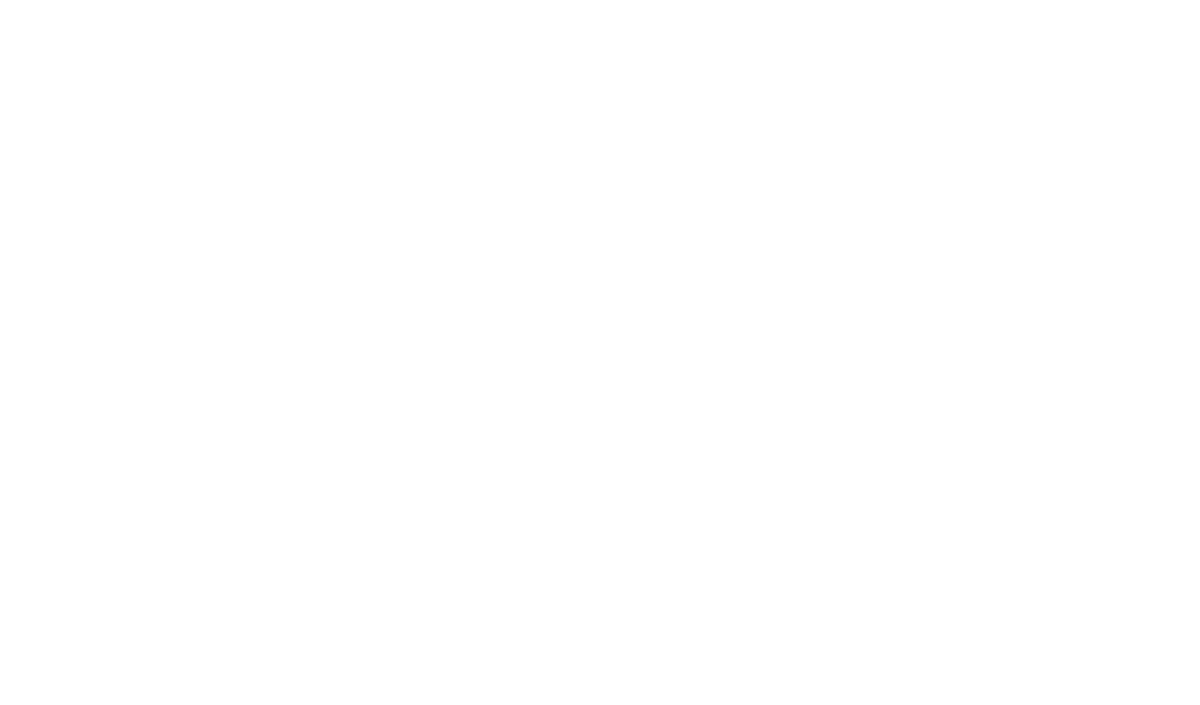
Frame 1 (no input)
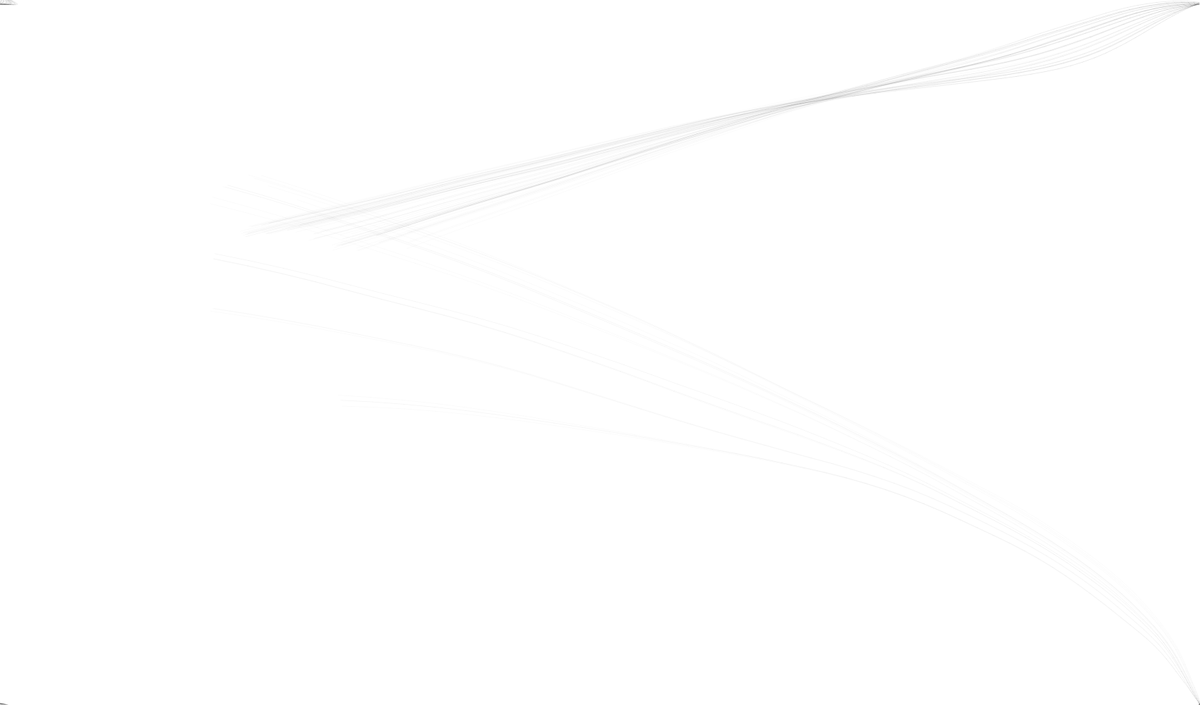
Frame 60 (no input)
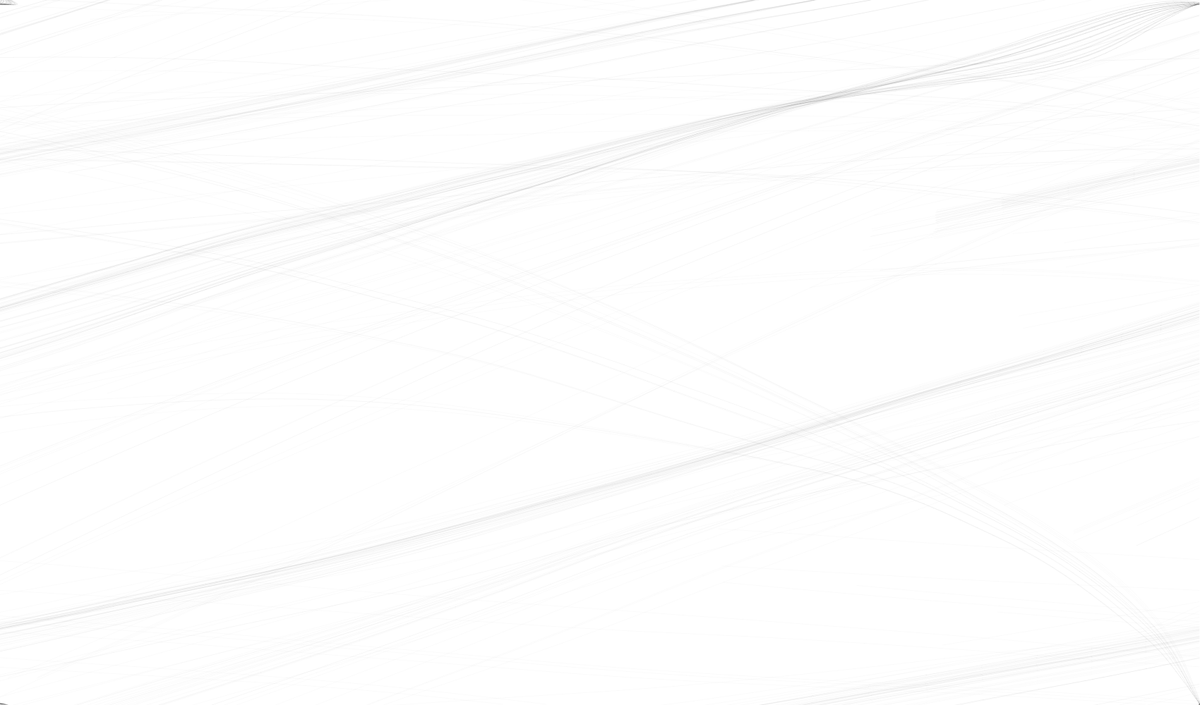
Frame 120 (the mouse pressed at the canvas centre since frame 60)

The p5.js sketch that drew these frames (run headless with seeded random() and noise() and a simulated clock; from frame 60 on, the mouse is pressed at the canvas centre):

// p5.js sketch
// ── sketch.js
var atoms = [];
var numPoints = 100;
var time = 0;

var numNoisesSquares = 100;
var noises = [];

var inc = 0.1;
var zoff = 0;
var p;

function setup() {
  createCanvas(1700,1000);

  for (var i = 0; i < numPoints; i++) {
    var atom = new Atom(random(height), random(width));
    atoms.push(atom);
  }

  noises = new Array(numNoisesSquares);
  for (var i = 0; i < numNoisesSquares; i++) {
    noises[i] = new Array(numNoisesSquares);
  }

  background(255);
}


function draw() {
  var yoff = 1000000;
  var xoff = 0;
  for (var i = 0; i < noises.length; i++) {
    xoff = 0;
    for (var j = 0; j < noises[i].length; j++) {
      xoff += inc;
      var n = noise(xoff, yoff, zoff) * TWO_PI;
      var v = p5.Vector.fromAngle(n);
      noises[i][j] = v;
      /*push()
      stroke(0);
      strokeWeight(2)

      translate(numNoisesSquares*j, numNoisesSquares*i)
      rotate(v.heading());
      line(0,0,numNoisesSquares,0);
      pop()*/
      //getVector(floor(width/numNoisesSquares*i), floor(height/numNoisesSquares*j), floor(width/numNoisesSquares), floor(height/numNoisesSquares));
    }
    yoff += inc;
  }
  zoff += 0.01;


  for (var i = 0; i < atoms.length; i++) {
    atoms[i].show();
    atoms[i].edge();
    atoms[i].update(noises, numNoisesSquares);

  }
}

// ── atom.js
var maxSpeed = 100;

function Atom(x, y){

  this.vel = createVector(random(TWO_PI));
  this.acc = createVector(0.0);
  this.pos = createVector(-5,-5);

  this.prevPos = this.pos.copy();

  this.applyForce = function(force){
    this.acc.add(force);
  }

  this.update = function(noises, numNoisesSquares){
    //console.log(noises[floor(this.pos.x/noises.length)][this.pos.y/height]);
    //console.log(noises[floor(this.pos.x/height)][this.pos.y/height])
    var one = floor(map(this.pos.x,0, width, 0, noises.length-1));
    var two = floor(map(this.pos.y,0, height, 0, noises[0].length-1));


    this.applyForce(noises[one][two]);
    //console.log(noises);
    //console.log(floor(this.x/numNoisesSquares), floor(this.y/numNoisesSquares));
    //console.log(noises[floor(this.x/numNoisesSquares)][floor(this.y/numNoisesSquares)])
    //this.vel = noises[floor(this.x/numNoisesSquares)][floor(this.y/numNoisesSquares)];
    this.vel.add(this.acc);
    this.vel.limit(maxSpeed);
    this.pos.add(this.vel);
    this.acc.mult(0);
    //this.vel.limit(6);
  }

  this.updatePrev = function(){
    this.prevPos.x = this.pos.x;
    this.prevPos.y = this.pos.y;
  }

  this.edge = function(){
    if(this.pos.x < 0){
      this.pos.x = width-1;
      this.updatePrev();
    }
    if (this.pos.x > width) {
      this.pos.x = 0;
      this.updatePrev();
    }
    if(this.pos.y < 0){
      this.pos.y = height-1;
      this.updatePrev();
    }
    if (this.pos.y > height) {
      this.pos.y = 0;
      this.updatePrev();
    }
    //console.log(this.pos.x);
  }

  this.show = function(){

    stroke(0, 5);
    strokeWeight(1);
    //point(this.pos.x,this.pos.y);
    line(this.pos.x, this.pos.y, this.prevPos.x, this.prevPos.y);
    this.updatePrev();

  }
}
